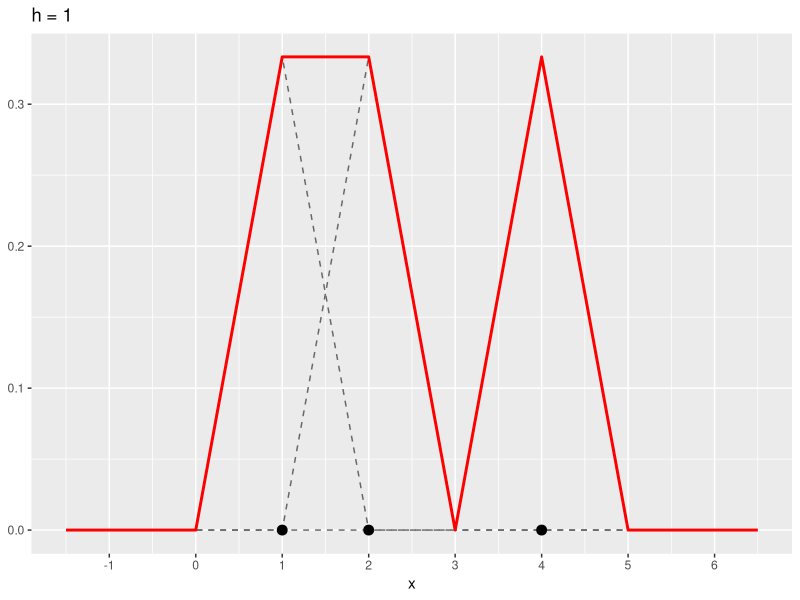
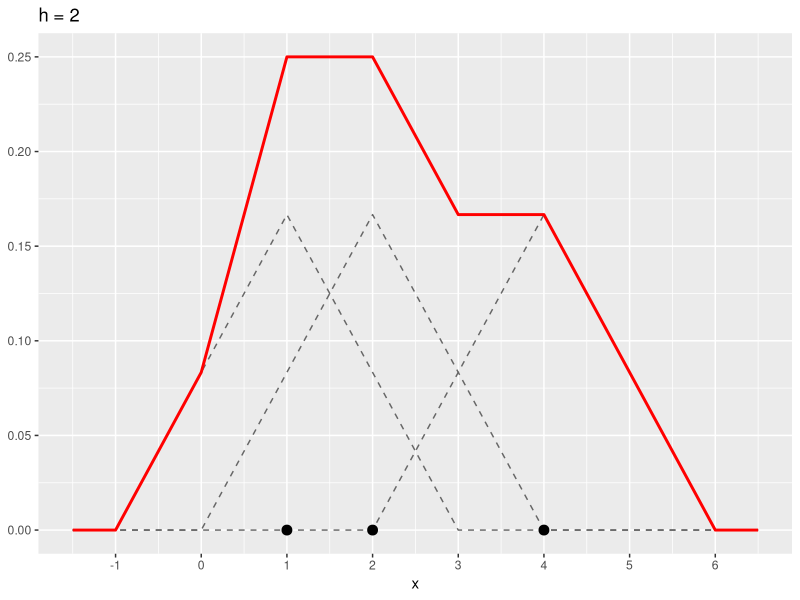

Source code (R) for these figures, in order:
## ---- chunk 1
#| include: false
library(tidyverse)
x_i <- c(1, 2, 4)
k <- \(u) pmax(1 - abs(u), 0)

p_kde_von_hand <- function(h) {
  x <- seq(-1.5, 6.5, by = 0.01)
  d_k <- map(x_i, \(xi) tibble(x = x, y = k((x - xi) / h) / (3 * h), i = xi)) |> list_rbind()
  d_f <- d_k |> summarise(y = sum(y), .by = x)
  ggplot() +
    geom_line(data = d_k, mapping = aes(x = x, y = y, group = i), linetype = "dashed", color = "gray40") +
    geom_line(data = d_f, mapping = aes(x = x, y = y), color = "red", linewidth = 1) +
    geom_point(data = tibble(x = x_i, y = 0), mapping = aes(x = x, y = y), size = 3) +
    scale_x_continuous(breaks = -1:6) +
    labs(title = paste0("h = ", h), x = "x", y = NULL)
}
## ---- chunk 2
#| echo: false
#| fig-asp: 0.4
p_kde_von_hand(1)
## ---- chunk 3
#| echo: false
#| fig-asp: 0.4
p_kde_von_hand(2)
